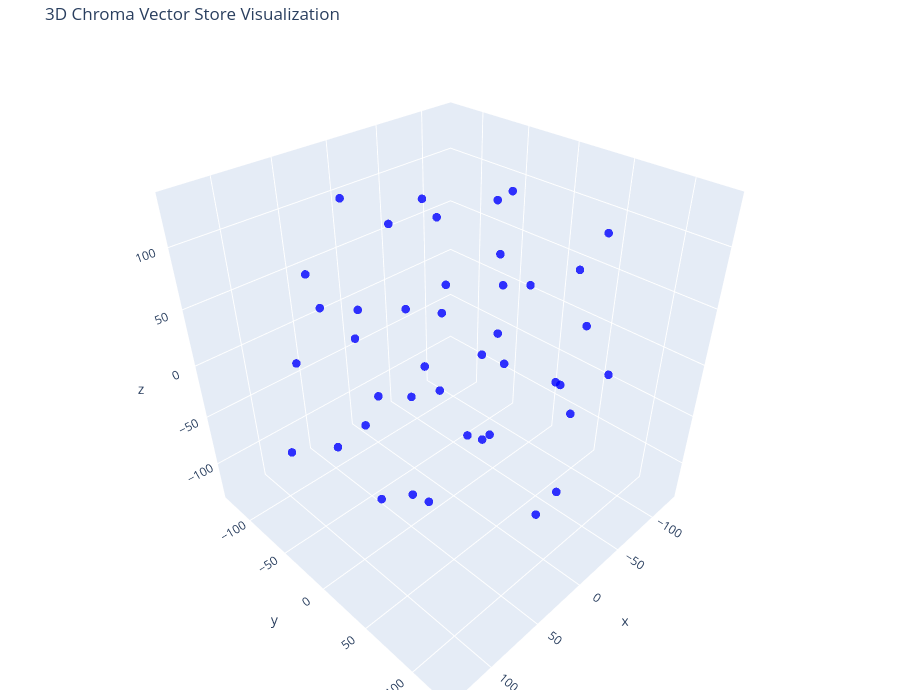

Notebook code for this chart:
### Code cell
tsne = TSNE(n_components=3, random_state=42)
reduced_vectors = tsne.fit_transform(vectors)

# Create the 3D scatter plot
fig = go.Figure(data=[go.Scatter3d(
    x=reduced_vectors[:, 0],
    y=reduced_vectors[:, 1],
    z=reduced_vectors[:, 2],
    mode='markers',
    marker=dict(size=5, color=colors, opacity=0.8),
    text=[f"Type: {t}<br>Text: {d[:100]}..." for t, d in zip(doc_types, documents)],
    hoverinfo='text'
)])

fig.update_layout(
    title='3D Chroma Vector Store Visualization',
    scene=dict(xaxis_title='x', yaxis_title='y', zaxis_title='z'),
    width=900,
    height=700,
    margin=dict(r=10, b=10, l=10, t=40)
)

fig.show()

### Figure 1 — Plotly figure (JSON) as saved in the notebook; plotly's stock layout.template omitted (floating-point values rounded to 4 significant figures)
{"data": [{"hoverinfo": "text", "marker": {"color": ["blue", "blue", "blue", "blue", "blue", "blue", "blue", "blue", "blue", "blue", "blue", "blue", "blue", "blue", "blue", "blue", "blue", "blue", "blue", "blue", "blue", "blue", "blue", "blue", "blue", "blue", "blue", "blue", "blue", "blue", "blue", "blue", "blue", "blue", "blue", "blue", "blue", "blue", "blue", "blue", "blue", "blue"], "opacity": 0.8, "size": 5}, "mode": "markers", "text": ["Type: https://www.zillow.com/tech/using-ai-to-understand-the-complexities-and-pitfalls-of-real-estate-data/<br>Text: Using AI to Understand the Complexities and Pitfalls of Real Estate Data - Zillow Tech Hub\n\n\n\n\n\n\n\n\n\n...", "Type: https://www.zillow.com/tech/using-ai-to-understand-the-complexities-and-pitfalls-of-real-estate-data/<br>Text: Skip main navigationSign inJoin HomepageBuy Open Buy sub-menuHomes for saleHomes for sale Foreclosur...", "Type: https://www.zillow.com/tech/using-ai-to-understand-the-complexities-and-pitfalls-of-real-estate-data/<br>Text: Open Get a mortgage sub-menuStarted a loan application?Pick up where you left off on your Zillow Hom...", "Type: https://www.zillow.com/tech/using-ai-to-understand-the-complexities-and-pitfalls-of-real-estate-data/<br>Text: rental value Screen renters with applications Create and manage leases Collect rent Learn about rent...", "Type: https://www.zillow.com/tech/using-ai-to-understand-the-complexities-and-pitfalls-of-real-estate-data/<br>Text: Search\n\n\n\n\n\n\n\n\n\n\n\n\n\n\nsubnav-close\n\n\n\n\nZillow Tech Hub\nAI/ML & Research\nData & Analytics\nSoftware Eng...", "Type: https://www.zillow.com/tech/using-ai-to-understand-the-complexities-and-pitfalls-of-real-estate-data/<br>Text: Introduction\nAI is at the core of how Zillow helps people find their next home and how we turn data ...", "Type: https://www.zillow.com/tech/using-ai-to-understand-the-complexities-and-pitfalls-of-real-estate-data/<br>Text: AI is a powerful tool that can help us to achieve that goal and help our customers unlock their life...", "Type: https://www.zillow.com/tech/using-ai-to-understand-the-complexities-and-pitfalls-of-real-estate-data/<br>Text: Our goal in this post is to understand disparities in the market as captured in an important source ...", "Type: https://www.zillow.com/tech/using-ai-to-understand-the-complexities-and-pitfalls-of-real-estate-data/<br>Text: remnants of historical inequalities in the real estate domain, as well as inform the need to conduct...", "Type: https://www.zillow.com/tech/using-ai-to-understand-the-complexities-and-pitfalls-of-real-estate-data/<br>Text: While there is a risk of AI systems reproducing harmful bias if they’re not designed and deployed re...", "Type: https://www.zillow.com/tech/using-ai-to-understand-the-complexities-and-pitfalls-of-real-estate-data/<br>Text: Listing Descriptions\nThe text in real-estate listing descriptions contains valuable information abou...", "Type: https://www.zillow.com/tech/using-ai-to-understand-the-complexities-and-pitfalls-of-real-estate-data/<br>Text: At Zillow, the listing description text can be found on each Home Detail Page (HDP). Currently, we d...", "Type: https://www.zillow.com/tech/using-ai-to-understand-the-complexities-and-pitfalls-of-real-estate-data/<br>Text: Figure 1. Home Detail Page with Listings Description Text (Red) and HomeInsights Tags (Blue).\nRacial...", "Type: https://www.zillow.com/tech/using-ai-to-understand-the-complexities-and-pitfalls-of-real-estate-data/<br>Text: Since we are interested in analyzing the semantic difference between listing descriptions for homes ...", "Type: https://www.zillow.com/tech/using-ai-to-understand-the-complexities-and-pitfalls-of-real-estate-data/<br>Text: After labeling all listings with the respective demographic category of the block group in which the...", "Type: https://www.zillow.com/tech/using-ai-to-understand-the-complexities-and-pitfalls-of-real-estate-data/<br>Text: Figure 2. Geographical distribution of selected counties and the proportion of listings in majority ...", "Type: https://www.zillow.com/tech/using-ai-to-understand-the-complexities-and-pitfalls-of-real-estate-data/<br>Text: Why does this matter and how could it be useful? With unstructured textual data being increasingly u...", "Type: https://www.zillow.com/tech/using-ai-to-understand-the-complexities-and-pitfalls-of-real-estate-data/<br>Text: To do this we will pick a simple statistic of each listing description, such as the number of tokens...", "Type: https://www.zillow.com/tech/using-ai-to-understand-the-complexities-and-pitfalls-of-real-estate-data/<br>Text: Figure 3. Probability Distribution and Cumulative Distribution Functions of the Number of Tokens in ...", "Type: https://www.zillow.com/tech/using-ai-to-understand-the-complexities-and-pitfalls-of-real-estate-data/<br>Text: To demonstrate this, the matrix in Figure 4 shows correlations between different pairs of common lis...", "Type: https://www.zillow.com/tech/using-ai-to-understand-the-complexities-and-pitfalls-of-real-estate-data/<br>Text: Figure 4. Correlation Matrix Between Various Listing Features, including the number of tokens in the...", "Type: https://www.zillow.com/tech/using-ai-to-understand-the-complexities-and-pitfalls-of-real-estate-data/<br>Text: One way to do this is to compare the distribution of common key phrases between the two groups. A mu...", "Type: https://www.zillow.com/tech/using-ai-to-understand-the-complexities-and-pitfalls-of-real-estate-data/<br>Text: Using the method above we will: \n\nConsider all the common phrases\nEstimate their probabilities \nRank...", "Type: https://www.zillow.com/tech/using-ai-to-understand-the-complexities-and-pitfalls-of-real-estate-data/<br>Text: NOTE: In order to estimate the probabilities, we used a Bayesian estimate with informed prior, based...", "Type: https://www.zillow.com/tech/using-ai-to-understand-the-complexities-and-pitfalls-of-real-estate-data/<br>Text: The results of the above analysis are visualized in Figure 5 (below). From bottom to top we can see ...", "Type: https://www.zillow.com/tech/using-ai-to-understand-the-complexities-and-pitfalls-of-real-estate-data/<br>Text: Figure 5. Comparison of Top 50 Most Unique Phrases in Group A and Group B Corpus of Listing Descript...", "Type: https://www.zillow.com/tech/using-ai-to-understand-the-complexities-and-pitfalls-of-real-estate-data/<br>Text: Upscale home features (e.g., “pool and spa”, “3 car garage”, “wall of windows”, “with vaulted ceilin...", "Type: https://www.zillow.com/tech/using-ai-to-understand-the-complexities-and-pitfalls-of-real-estate-data/<br>Text: On the other hand, the dominant themes among listings from Group B (i.e., majority Black locations) ...", "Type: https://www.zillow.com/tech/using-ai-to-understand-the-complexities-and-pitfalls-of-real-estate-data/<br>Text: A more complex and thorough analysis would be required to establish the specific causal links betwee...", "Type: https://www.zillow.com/tech/using-ai-to-understand-the-complexities-and-pitfalls-of-real-estate-data/<br>Text: Topic Modeling Analysis\nThe key phrase-based analysis presented in the previous section provided cle...", "Type: https://www.zillow.com/tech/using-ai-to-understand-the-complexities-and-pitfalls-of-real-estate-data/<br>Text: The extraction of trigrams is too simplistic and multiple phrases are semantically equivalent.\nThe i...", "Type: https://www.zillow.com/tech/using-ai-to-understand-the-complexities-and-pitfalls-of-real-estate-data/<br>Text: With more complex models we can go even further and automate nearly the entire process. One suitable...", "Type: https://www.zillow.com/tech/using-ai-to-understand-the-complexities-and-pitfalls-of-real-estate-data/<br>Text: Note that in step 1 of the above method, we do not need to use the entire corpus. We can use a repre...", "Type: https://www.zillow.com/tech/using-ai-to-understand-the-complexities-and-pitfalls-of-real-estate-data/<br>Text: Figure 6. LDA-based Topic Distribution for Combined Corpus of Listing Descriptions, with a focus on ...", "Type: https://www.zillow.com/tech/using-ai-to-understand-the-complexities-and-pitfalls-of-real-estate-data/<br>Text: Figure 7 (below) compares the average probability of each topic annotated with its LLM-generated lab...", "Type: https://www.zillow.com/tech/using-ai-to-understand-the-complexities-and-pitfalls-of-real-estate-data/<br>Text: Luxury living\nPrivate community access\n\nwhile listings in Group B (i.e., majority Black) neighborhoo...", "Type: https://www.zillow.com/tech/using-ai-to-understand-the-complexities-and-pitfalls-of-real-estate-data/<br>Text: Conclusion\nIn this blog post, we showcased how AI models can be powerful tools for understanding com...", "Type: https://www.zillow.com/tech/using-ai-to-understand-the-complexities-and-pitfalls-of-real-estate-data/<br>Text: These learnings, and realities of the real-estate data, are important to consider when building comp...", "Type: https://www.zillow.com/tech/using-ai-to-understand-the-complexities-and-pitfalls-of-real-estate-data/<br>Text: Want to work at Zillow?\n\n\t\t\t\t\t\tView Openings\t\t\t\n\n \n\n\n\n\n\n\n\n\n\nUsing AI to Understand the Complexities ...", "Type: https://www.zillow.com/tech/using-ai-to-understand-the-complexities-and-pitfalls-of-real-estate-data/<br>Text: AI, Machine Learning & Research \n\n\n\nBeyond Clicks: Designing AI-Driven User Memory for Personalizati...", "Type: https://www.zillow.com/tech/using-ai-to-understand-the-complexities-and-pitfalls-of-real-estate-data/<br>Text: AboutZestimatesNewsResearchCareersApplicant Privacy NoticeHelpAdvertiseFair Housing GuideAdvocacyTer...", "Type: https://www.zillow.com/tech/using-ai-to-understand-the-complexities-and-pitfalls-of-real-estate-data/<br>Text: provided by Zillow Home Loans, LLC, NMLS #10287. NMLS Consumer AccessLicensed Mortgage Banker, N.Y.S..."], "type": "scatter3d", "x": [25.73, 17.48, 26.43, 29.93, 81.84, -53.23, 26.26, -47.9, 92.18, -54.06, -98.62, 3.201, -18.17, 13.76, 79.83, 67.82, 132.8, 15.34, 69.17, 41.54, -41.2, 121.7, -111.1, -1.695, -38.69, 22.89, -109.5, 73.81, 74.02, -43.14, -58.41, -53.77, -47.28, -22.35, -110.2, 38.28, -107.5, -71.77, 11.01, -32.44, -126.2, 32.45], "y": [-4.136, -30.84, -91.74, 120.3, 68.44, 4.936, 13.71, 4.34, 6.051, 73.55, 49.53, -50.18, 34.35, -104.2, -93.9, 23.7, -29.5, -97.17, -8.034, 54.25, 109.8, 54.48, 50.84, 87.53, 78.64, 61.74, 17.24, -58.68, -62.17, -80.0, -21.54, -20.62, -125.8, 18.87, -58.86, -130.1, -16.44, -81.56, -20.3, -51.24, -66.75, 127.6], "z": [-130.9, -38.27, 115.5, 59.95, 55.7, 126.1, 63.4, 52.0, 91.01, -37.01, 12.86, 29.44, 8.927, -18.23, -5.796, -73.7, -24.18, -107.9, 2.826, -13.01, 25.7, -18.59, 89.52, -99.08, 96.97, 124.8, -64.91, -73.89, 55.39, -63.44, -123.6, -26.85, 59.64, -71.91, 82.36, 42.65, 19.91, 8.624, 132.2, 94.68, -60.15, -23.36]}], "layout": {"height": 700, "margin": {"b": 10, "l": 10, "r": 10, "t": 40}, "scene": {"xaxis": {"title": {"text": "x"}}, "yaxis": {"title": {"text": "y"}}, "zaxis": {"title": {"text": "z"}}}, "title": {"text": "3D Chroma Vector Store Visualization"}, "width": 900}}
